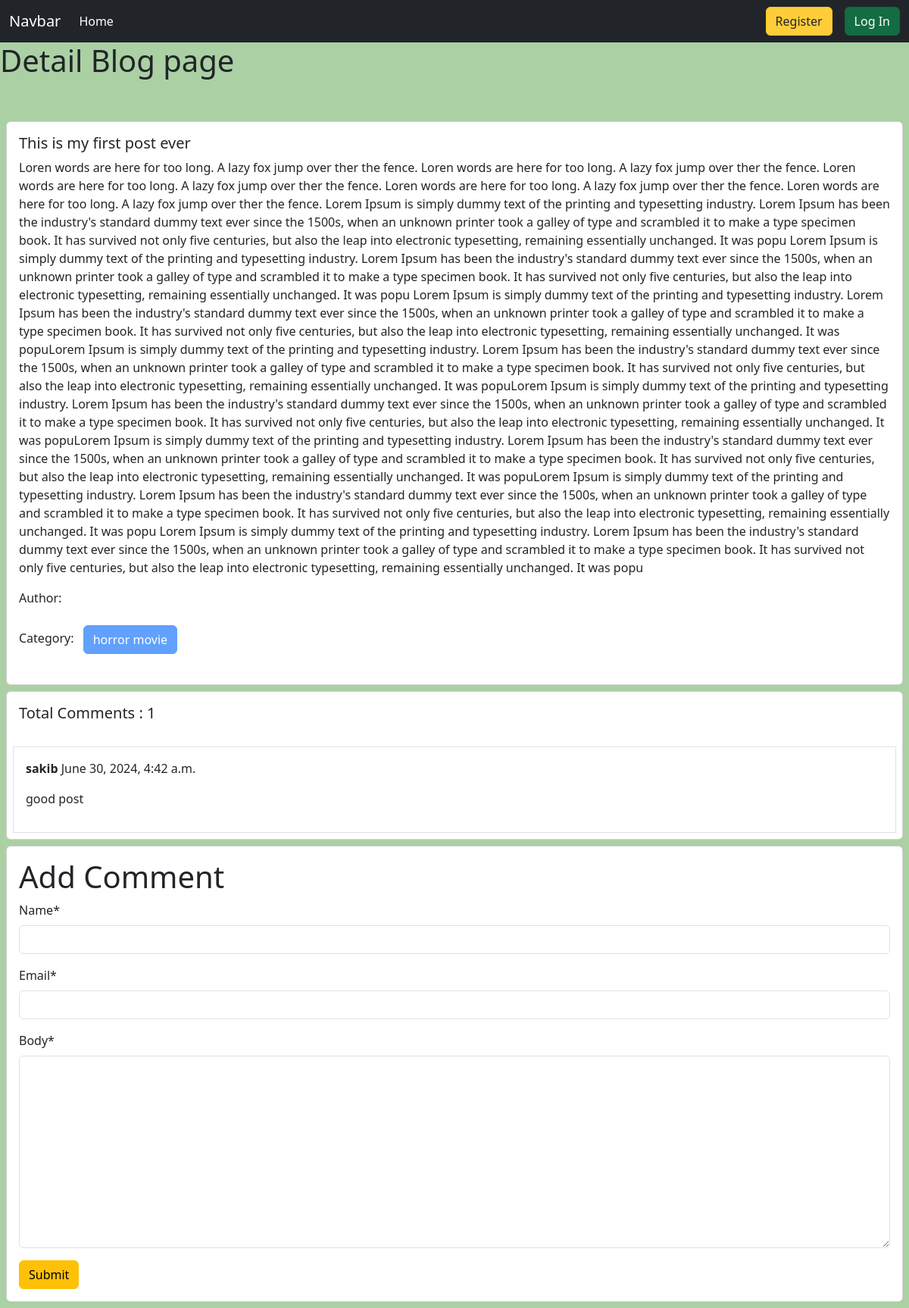
Page /post/details/1 on the committed database.
### posts/models.py (models this page shows, shortened)
class Post(models.Model):
    title = models.CharField(max_length = 50)
    content = models.TextField()
    category = models.ManyToManyField(Category)
    author = models.ForeignKey(User, on_delete = models.CASCADE)
    image = models.ImageField(upload_to='posts/images/', blank = True, null = True)

class Comment(models.Model):
    post = models.ForeignKey(Post, on_delete=models.CASCADE, related_name ='comments')
    name = models.CharField(max_length=50)
    email = models.EmailField(max_length=254, unique = True)
    body = models.TextField()
    created_on = models.DateTimeField(auto_now_add=True)

### categories/models.py (models this page shows, shortened)
class Category(models.Model):
    name = models.CharField(max_length = 100)
    slug = models.SlugField(max_length=200, unique = True, null = True, blank = True)

### posts/views.py (the view, shortened to what this page needs)
# urls.py: path('details/<int:id>',views.DetailPostView.as_view(), name='detailsPost'),
class DetailPostView(DetailView):
    model = models.Post
    pk_url_kwarg = 'id'
    template_name = 'post_details.html'
    def get_context_data(self, **kwargs):
        context = super().get_context_data(**kwargs)
        post = self.object # # In which post we commented
        comments = models.Comment.objects.filter(post=post) # Filter the comment on of the post
        comment_form = forms.CommentForm()
        context['comments'] = comments
        context['comment_form'] = comment_form
        return context

### posts/forms.py
class CommentForm(forms.ModelForm):
    class Meta:
        model = Comment
        fields = ['name', 'email', 'body']

### posts/templates/post_details.html (shortened to what this page needs)
{% extends 'base.html' %}
{% load crispy_forms_tags %}
{% block content %}
<h1>Detail Blog page</h1>
<div class="col-12 pt-5">
    <div class="card mx-2">
      <div class="card-body">
        <h5 class="card-title">{{post.title}}</h5>
        <p class="card-text">{{post.content}}</p>
        <p>Author:{{post.author.first_name}} {{post.author.last_name}}</p>
        <p>
          Category: {%for cat in post.category.all %}
          <button class="btn btn-primary m-2" disabled>{{cat.name}}</button>
          {%endfor%}
        </p>
      </div>
    </div>
  </div>
  <div class="card m-2">
    <h5 class="p-3">Total Comments : {{comments | length}}</h5>
    {% for comment in comments %}
  <div class="card-body border m-2">
        <p><b>{{comment.name}}</b> {{comment.created_on}}</p>
        <p>{{comment.body}}</p>
    </div>
    {% endfor %}
</div>
  <div class="card m-2">
    <div class="card-body">
        <form method="post">
            <h1>Add Comment</h1>
            {{comment_form | crispy}}
            <button class="btn btn-warning">Submit</button>
        </form>
    </div>
</div>
{% endblock %}

### rows in the picture
Post: title "This is my first post ever", content "Loren words are here for too long. A lazy fox jump over ther the fence. Loren words are here for too long. A lazy fox jump over ther the fence. Loren words are here for too long. A lazy fox jump over ther the fence. Loren words are here for too long. A lazy fox jump over ther the fence. Loren words are here for too long. A lazy fox jump over ther the fence. Lorem Ipsum is simply dummy text of the printing and typesetting industry. Lorem Ipsum has been the industry's standard dummy text ever since the 1500s, when an unknown printer took a galley of type and scrambled it to make a type specimen book. It has survived not only five centuries, but also the leap into electronic typesetting,…"
Category: name "horror movie"
Comment: name "sakib", created_on "June 30, 2024, 4:42 a.m.", body "good post"

### other values in the picture
{{ comments | length }} "1"
